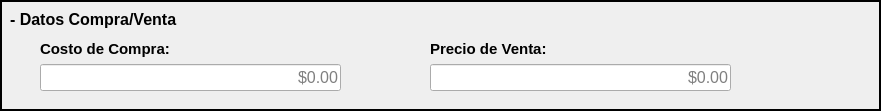
  <widget class="QFrame" name="frame">
   <property name="geometry">
    <rect>
     <x>10</x>
     <y>480</y>
     <width>881</width>
     <height>111</height>
    </rect>
   </property>
   <property name="frameShape">
    <enum>QFrame::WinPanel</enum>
   </property>
   <property name="frameShadow">
    <enum>QFrame::Plain</enum>
   </property>
   <widget class="QLabel" name="label_datCompraVenta">
    <property name="geometry">
     <rect>
      <x>10</x>
      <y>10</y>
      <width>211</width>
      <height>19</height>
     </rect>
    </property>
    <property name="font">
     <font>
      <pointsize>12</pointsize>
      <weight>75</weight>
      <bold>true</bold>
     </font>
    </property>
    <property name="text">
     <string>- Datos Compra/Venta</string>
    </property>
   </widget>
   <widget class="QWidget" name="layoutWidget">
    <property name="geometry">
     <rect>
      <x>430</x>
      <y>40</y>
      <width>301</width>
      <height>51</height>
     </rect>
    </property>
    <layout class="QVBoxLayout" name="verticalLayout_12">
     <item>
      <widget class="QLabel" name="label_precVenta">
       <property name="font">
        <font>
         <pointsize>11</pointsize>
         <weight>75</weight>
         <bold>true</bold>
        </font>
       </property>
       <property name="text">
        <string>&lt;html&gt;&lt;head/&gt;&lt;body&gt;&lt;p&gt;Precio de Venta:&lt;/p&gt;&lt;/body&gt;&lt;/html&gt;</string>
       </property>
      </widget>
     </item>
     <item>
      <widget class="QLineEdit" name="input_precVenta">
       <property name="font">
        <font>
         <pointsize>12</pointsize>
        </font>
       </property>
       <property name="alignment">
        <set>Qt::AlignRight|Qt::AlignTrailing|Qt::AlignVCenter</set>
       </property>
       <property name="placeholderText">
        <string>$0.00</string>
       </property>
      </widget>
     </item>
    </layout>
   </widget>
   <widget class="QWidget" name="layoutWidget">
    <property name="geometry">
     <rect>
      <x>40</x>
      <y>40</y>
      <width>301</width>
      <height>51</height>
     </rect>
    </property>
    <layout class="QVBoxLayout" name="verticalLayout_11">
     <item>
      <widget class="QLabel" name="label_costCompr">
       <property name="font">
        <font>
         <pointsize>11</pointsize>
         <weight>75</weight>
         <bold>true</bold>
        </font>
       </property>
       <property name="text">
        <string>&lt;html&gt;&lt;head/&gt;&lt;body&gt;&lt;p&gt;Costo de Compra:&lt;/p&gt;&lt;/body&gt;&lt;/html&gt;</string>
       </property>
      </widget>
     </item>
     <item>
      <widget class="QLineEdit" name="input_costCompra">
       <property name="font">
        <font>
         <pointsize>12</pointsize>
        </font>
       </property>
       <property name="alignment">
        <set>Qt::AlignRight|Qt::AlignTrailing|Qt::AlignVCenter</set>
       </property>
       <property name="placeholderText">
        <string>$0.00</string>
       </property>
      </widget>
     </item>
    </layout>
   </widget>
  </widget>
